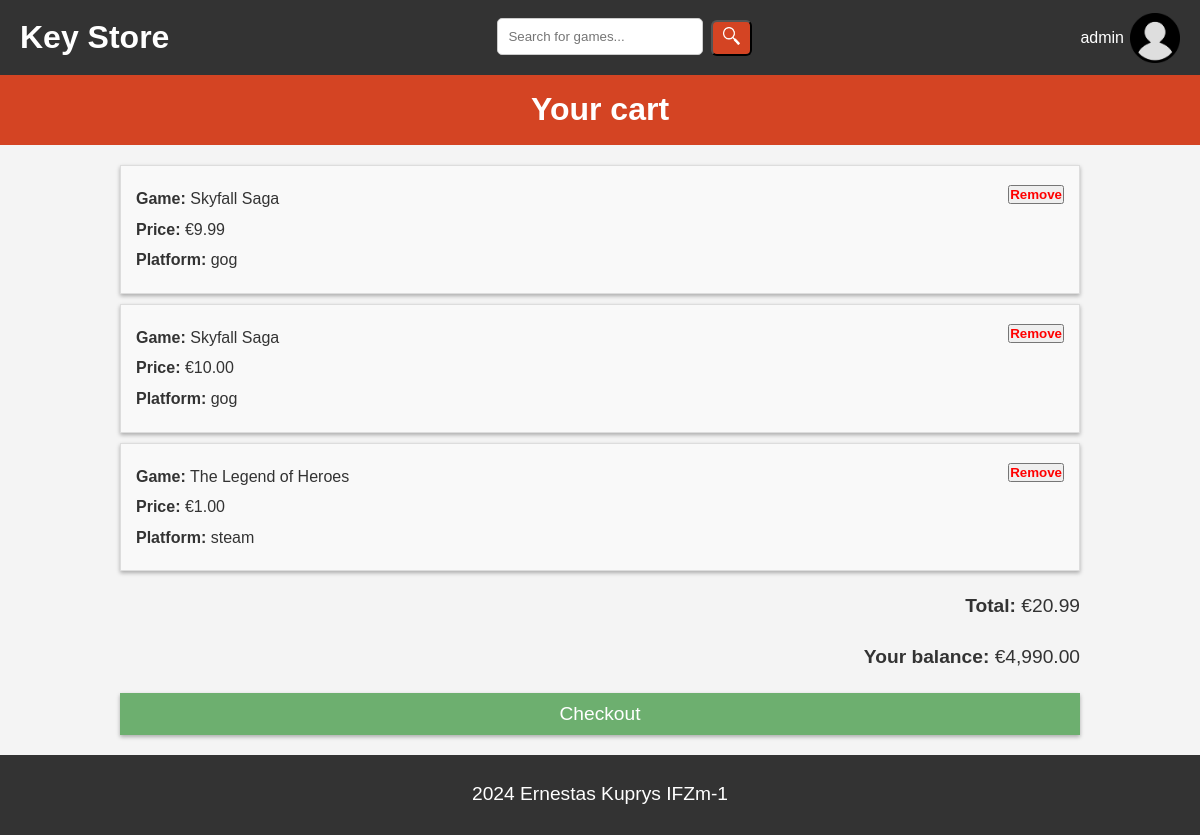
/cart.php (signed in), run on the app's committed database.
### tables this page shows
CREATE TABLE `game_key` (
  `id_key` int(11) NOT NULL,
  `id_game` int(11) NOT NULL,
  `price` decimal(10,2) NOT NULL,
  `code` varchar(25) NOT NULL,
  `platform` enum('steam','epic','gog','xbox','playstation') NOT NULL,
  `status` enum('available','sold','expired','suspended') NOT NULL,
  `id_seller` varchar(32) NOT NULL
);

CREATE TABLE `game` (
  `id_game` int(11) NOT NULL,
  `title` varchar(255) NOT NULL,
  `description` text NOT NULL,
  `release_date` date NOT NULL
);

CREATE TABLE `user` (
  `id_user` varchar(32) NOT NULL,
  `username` varchar(32) NOT NULL,
  `password` varchar(32) NOT NULL,
  `email` varchar(50) NOT NULL,
  `role` tinyint(1) NOT NULL,
  `balance` decimal(10,2) NOT NULL DEFAULT 0.00,
  `last_login_date` timestamp NOT NULL DEFAULT current_timestamp(),
  `creation_date` timestamp NOT NULL DEFAULT current_timestamp()
);

### src/include/functions.php (called while the page is built, shortened)
<?php
function GetCart($id_user)
{
	$db = mysqli_connect(DB_SERVER, DB_USER, DB_PASS, DB_NAME);
	$sql = "SELECT
			gk.*,
			g.title
			FROM cart_items c
			JOIN game_key gk ON c.id_key = gk.id_key
			JOIN game g ON g.id_game = gk.id_game
			WHERE c.id_user = ?;";
	$stmt = $db->prepare($sql);
	$stmt->bind_param("s", $id_user);
	$stmt->execute();
	$result = $stmt->get_result();
	$cart = [];
	while ($row = $result->fetch_assoc()) {
		$cart[] = $row;
	}
	return $cart;
}
function GetBalance($id_user)
{
	$db = mysqli_connect(DB_SERVER, DB_USER, DB_PASS, DB_NAME);
	$sql = "SELECT balance
			FROM user
			WHERE id_user = ?";
	$stmt = $db->prepare($sql);
	$stmt->bind_param("s", $id_user);
	$stmt->execute();
	$result = $stmt->get_result()->fetch_assoc();
	return $result['balance'];
}

### src/cart.php (the view, shortened to what this page needs)
<?php
include('include/functions.php');
?>
<?php
$id_user = $_SESSION['id_login'];
$cart = GetCart($id_user);
$total_sum = array_sum(array_column($cart, 'price'));
?>
<body>
    <?php include('include/header.php'); ?>
    <p class="under-header">Your cart</p>
    <div class="cart-container">
        <?php if (empty($cart)): ?>
            <h1>Your cart is empty.</h1>
        <?php else: ?>
            <div class="cart-items">
                <?php foreach ($cart as $item): ?>
                    <div class="cart-item">
                        <div class="cart-item-details">
                            <p><strong>Game:</strong> <?php echo $item["title"]; ?></p>
                            <p><strong>Price:</strong> €<?php echo $item["price"]; ?></p>
                            <p><strong>Platform:</strong> <?php echo $item["platform"]; ?></p>
                        </div>
                        <form method="POST" action="">
                            <button type="submit" class="remove-item">Remove</button>
                        </form>
                    </div>
                <?php endforeach; ?>
            </div>
            <div class="cart-total">
                <p><strong>Total:</strong>
                    €<?php echo number_format($total_sum, 2); ?></p>
            </div>
            <div class="cart-total">
                <p><strong>Your balance:</strong>
                    €<?php echo number_format(GetBalance($id_user), 2); ?></p>
            </div>
            <form method="post">
                <button type="submit" name="checkout" class="checkout-button">Checkout</button>
            </form>
        <?php endif; ?>
    </div>
    <?php include('include/footer.php'); ?>
</body>
</html>

### src/include/style.css (style rules this page uses)
:root { --color1: #4a4a4a; --color2: #333; --color3: white; --color4: #f4f4f9; --color_primary: #d44423; --color_primary_hover: #963019; --color_secondary: #f2a900; }
* { margin: 0; padding: 0; box-sizing: border-box; }
body { font-family: Arial, sans-serif; margin: 0; padding: 0; background-color: #f4f4f4; color: #333; line-height: 1.6; display: flex; flex-direction: column; min-height: 100vh; }
.under-header { display: flex; justify-content: center; align-items: center; background-color: var(--color_primary); color: white; font-weight: bold; font-size: 2em; text-align: center; margin: 0; height: 70px; }
.cart-container { width: 80%; margin: 20px auto; font-family: Arial, sans-serif; }
.cart-items { margin-bottom: 20px; }
.cart-item { display: flex; justify-content: space-between; padding: 15px; border: 1px solid #ddd; margin-bottom: 10px; background-color: #f9f9f9; box-shadow: 0 2px 4px rgba(0, 0, 0, 0.3); }
.cart-item-details p { margin: 5px 0; }
.remove-item { color: red; text-decoration: none; font-weight: bold; cursor: pointer; }
.cart-total { margin-top: 20px; font-size: 1.2rem; text-align: right; }
.checkout-button { background-color: #6daf6f; color: white; padding: 10px 20px; border: none; cursor: pointer; font-size: 1.2rem; width: 100%; margin-top: 20px; box-shadow: 0 2px 4px rgba(0, 0, 0, 0.3); }

### data on the page
game_key: id_game.title "Skyfall Saga", price "9.99", platform "gog"
game_key: id_game.title "Skyfall Saga", price "10.00", platform "gog"
game_key: id_game.title "The Legend of Heroes", price "1.00", platform "steam"
user: balance "4,990.00"

### other printed values
$_SESSION['name_login'] "admin"
$total_sum "20.99"
